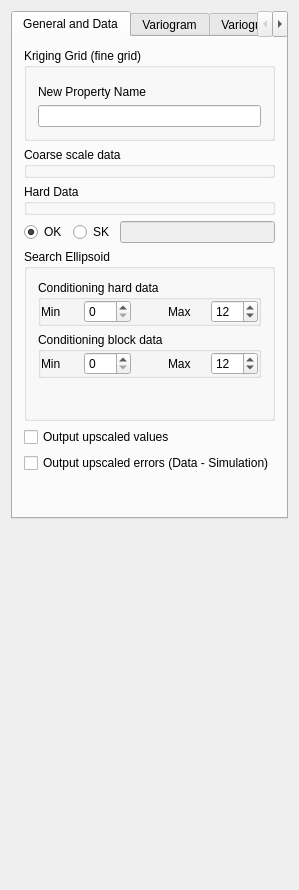
<?xml version="1.0" encoding="UTF-8"?>
<ui version="4.0">
 <class>Downscaling_Kriging_Parameters</class>
 <widget class="QWidget" name="Downscaling_Kriging_Parameters">
  <property name="geometry">
   <rect>
    <x>0</x>
    <y>0</y>
    <width>294</width>
    <height>890</height>
   </rect>
  </property>
  <property name="windowTitle">
   <string>Downscaling with Kriging Parameters</string>
  </property>
  <property name="AlgorithmCategory" stdset="0">
   <string>Downscaling</string>
  </property>
  <property name="AlgorithmDescription" stdset="0">
   <string>Downscaling (SK, OK)</string>
  </property>
  <layout class="QVBoxLayout" name="verticalLayout_5">
   <item>
    <widget class="QTabWidget" name="tabWidget3">
     <property name="currentIndex">
      <number>0</number>
     </property>
     <widget class="QWidget" name="tab">
      <attribute name="title">
       <string>General and Data</string>
      </attribute>
      <layout class="QVBoxLayout" name="verticalLayout_3">
       <item>
        <widget class="QGroupBox" name="SimulationGrid">
         <property name="maximumSize">
          <size>
           <width>32767</width>
           <height>140</height>
          </size>
         </property>
         <property name="title">
          <string>Kriging Grid (fine grid)</string>
         </property>
         <layout class="QVBoxLayout" name="verticalLayout">
          <item>
           <widget class="GridSelector" name="Grid_Name">
            <property name="currentIndex" stdset="0">
             <number>1</number>
            </property>
           </widget>
          </item>
          <item>
           <widget class="QLabel" name="TextLabel2">
            <property name="text">
             <string>New Property Name</string>
            </property>
            <property name="wordWrap">
             <bool>false</bool>
            </property>
           </widget>
          </item>
          <item>
           <widget class="QLineEdit" name="Property_Name"/>
          </item>
         </layout>
        </widget>
       </item>
       <item>
        <widget class="QGroupBox" name="GroupBox3_2">
         <property name="title">
          <string>Coarse scale data</string>
         </property>
         <layout class="QHBoxLayout" name="_2">
          <property name="spacing">
           <number>0</number>
          </property>
          <property name="margin">
           <number>0</number>
          </property>
          <item>
           <widget class="PropertySelector" name="Coarse_Grid_Name"/>
          </item>
         </layout>
        </widget>
       </item>
       <item>
        <widget class="QGroupBox" name="GroupBox3">
         <property name="title">
          <string>Hard Data</string>
         </property>
         <layout class="QHBoxLayout">
          <property name="spacing">
           <number>0</number>
          </property>
          <property name="margin">
           <number>0</number>
          </property>
          <item>
           <widget class="PropertySelector" name="Hard_Data"/>
          </item>
         </layout>
        </widget>
       </item>
       <item>
        <layout class="QHBoxLayout" name="horizontalLayout">
         <item>
          <widget class="QRadioButton" name="do_ok">
           <property name="text">
            <string>OK</string>
           </property>
           <property name="checked">
            <bool>true</bool>
           </property>
           <attribute name="buttonGroup">
            <string>buttonGroup</string>
           </attribute>
          </widget>
         </item>
         <item>
          <widget class="QRadioButton" name="do_sk">
           <property name="text">
            <string>SK</string>
           </property>
           <attribute name="buttonGroup">
            <string>buttonGroup</string>
           </attribute>
          </widget>
         </item>
         <item>
          <widget class="QLineEdit" name="sk_mean">
           <property name="enabled">
            <bool>false</bool>
           </property>
          </widget>
         </item>
        </layout>
       </item>
       <item>
        <widget class="QGroupBox" name="GroupBox9">
         <property name="title">
          <string>Search Ellipsoid</string>
         </property>
         <layout class="QVBoxLayout" name="verticalLayout_2">
          <item>
           <widget class="QGroupBox" name="groupBox5">
            <property name="title">
             <string>Conditioning hard data</string>
            </property>
            <layout class="QGridLayout">
             <property name="margin">
              <number>0</number>
             </property>
             <item row="0" column="0">
              <layout class="QHBoxLayout">
               <property name="margin">
                <number>0</number>
               </property>
               <item>
                <widget class="QLabel" name="TextLabel2_2_2_2_3">
                 <property name="text">
                  <string>Min</string>
                 </property>
                 <property name="wordWrap">
                  <bool>false</bool>
                 </property>
                </widget>
               </item>
               <item>
                <widget class="QSpinBox" name="Min_Conditioning_Data">
                 <property name="minimum">
                  <number>0</number>
                 </property>
                 <property name="maximum">
                  <number>200</number>
                 </property>
                 <property name="value">
                  <number>0</number>
                 </property>
                </widget>
               </item>
               <item>
                <spacer>
                 <property name="orientation">
                  <enum>Qt::Vertical</enum>
                 </property>
                 <property name="sizeType">
                  <enum>QSizePolicy::Expanding</enum>
                 </property>
                 <property name="sizeHint" stdset="0">
                  <size>
                   <width>31</width>
                   <height>20</height>
                  </size>
                 </property>
                </spacer>
               </item>
               <item>
                <widget class="QLabel" name="TextLabel2_2_2_2_3_2">
                 <property name="text">
                  <string>Max</string>
                 </property>
                 <property name="wordWrap">
                  <bool>false</bool>
                 </property>
                </widget>
               </item>
               <item>
                <widget class="QSpinBox" name="Max_Conditioning_Data">
                 <property name="minimum">
                  <number>0</number>
                 </property>
                 <property name="maximum">
                  <number>200</number>
                 </property>
                 <property name="value">
                  <number>12</number>
                 </property>
                </widget>
               </item>
              </layout>
             </item>
            </layout>
           </widget>
          </item>
          <item>
           <widget class="QGroupBox" name="groupBox5_2">
            <property name="title">
             <string>Conditioning block data</string>
            </property>
            <layout class="QGridLayout" name="_3">
             <property name="margin">
              <number>0</number>
             </property>
             <item row="0" column="0">
              <layout class="QHBoxLayout" name="_4">
               <property name="margin">
                <number>0</number>
               </property>
               <item>
                <widget class="QLabel" name="TextLabel2_2_2_2_4">
                 <property name="text">
                  <string>Min</string>
                 </property>
                 <property name="wordWrap">
                  <bool>false</bool>
                 </property>
                </widget>
               </item>
               <item>
                <widget class="QSpinBox" name="Min_Conditioning_Block_Data">
                 <property name="minimum">
                  <number>0</number>
                 </property>
                 <property name="maximum">
                  <number>200</number>
                 </property>
                 <property name="value">
                  <number>0</number>
                 </property>
                </widget>
               </item>
               <item>
                <spacer>
                 <property name="orientation">
                  <enum>Qt::Vertical</enum>
                 </property>
                 <property name="sizeType">
                  <enum>QSizePolicy::Expanding</enum>
                 </property>
                 <property name="sizeHint" stdset="0">
                  <size>
                   <width>31</width>
                   <height>20</height>
                  </size>
                 </property>
                </spacer>
               </item>
               <item>
                <widget class="QLabel" name="TextLabel2_2_2_2_3_3">
                 <property name="text">
                  <string>Max</string>
                 </property>
                 <property name="wordWrap">
                  <bool>false</bool>
                 </property>
                </widget>
               </item>
               <item>
                <widget class="QSpinBox" name="Max_Conditioning_Block_Data">
                 <property name="minimum">
                  <number>0</number>
                 </property>
                 <property name="maximum">
                  <number>200</number>
                 </property>
                 <property name="value">
                  <number>12</number>
                 </property>
                </widget>
               </item>
              </layout>
             </item>
            </layout>
           </widget>
          </item>
          <item>
           <widget class="EllipsoidInput" name="Search_Ellipsoid">
            <property name="title" stdset="0">
             <string/>
            </property>
           </widget>
          </item>
          <item>
           <widget class="AdvancedNeighborhoodInput" name="AdvancedSearch"/>
          </item>
          <item>
           <spacer name="spacer">
            <property name="orientation">
             <enum>Qt::Vertical</enum>
            </property>
            <property name="sizeType">
             <enum>QSizePolicy::Expanding</enum>
            </property>
            <property name="sizeHint" stdset="0">
             <size>
              <width>20</width>
              <height>17</height>
             </size>
            </property>
           </spacer>
          </item>
         </layout>
        </widget>
       </item>
       <item>
        <widget class="QCheckBox" name="Output_upscaled_property">
         <property name="text">
          <string>Output upscaled values</string>
         </property>
        </widget>
       </item>
       <item>
        <widget class="QCheckBox" name="Output_errors_property">
         <property name="text">
          <string>Output upscaled errors (Data - Simulation)</string>
         </property>
        </widget>
       </item>
       <item>
        <spacer>
         <property name="orientation">
          <enum>Qt::Vertical</enum>
         </property>
         <property name="sizeType">
          <enum>QSizePolicy::Expanding</enum>
         </property>
         <property name="sizeHint" stdset="0">
          <size>
           <width>20</width>
           <height>31</height>
          </size>
         </property>
        </spacer>
       </item>
      </layout>
     </widget>
     <widget class="QWidget" name="tab">
      <attribute name="title">
       <string>Variogram</string>
      </attribute>
      <layout class="QVBoxLayout">
       <property name="margin">
        <number>0</number>
       </property>
       <item>
        <widget class="QGroupBox" name="GroupBox11">
         <property name="title">
          <string>Variogram</string>
         </property>
         <layout class="QVBoxLayout">
          <property name="spacing">
           <number>6</number>
          </property>
          <property name="margin">
           <number>11</number>
          </property>
          <item>
           <widget class="VariogramInput" name="Variogram"/>
          </item>
         </layout>
        </widget>
       </item>
       <item>
        <spacer>
         <property name="orientation">
          <enum>Qt::Vertical</enum>
         </property>
         <property name="sizeType">
          <enum>QSizePolicy::Expanding</enum>
         </property>
         <property name="sizeHint" stdset="0">
          <size>
           <width>20</width>
           <height>131</height>
          </size>
         </property>
        </spacer>
       </item>
      </layout>
     </widget>
     <widget class="QWidget" name="tab_2">
      <attribute name="title">
       <string>Variogram Noise</string>
      </attribute>
      <layout class="QVBoxLayout" name="verticalLayout_4">
       <item>
        <widget class="QCheckBox" name="is_noise">
         <property name="text">
          <string>Noise present in block values</string>
         </property>
        </widget>
       </item>
       <item>
        <widget class="VariogramInput" name="Variogram_noise">
         <property name="enabled">
          <bool>false</bool>
         </property>
        </widget>
       </item>
       <item>
        <spacer name="verticalSpacer">
         <property name="orientation">
          <enum>Qt::Vertical</enum>
         </property>
         <property name="sizeHint" stdset="0">
          <size>
           <width>20</width>
           <height>277</height>
          </size>
         </property>
        </spacer>
       </item>
      </layout>
     </widget>
    </widget>
   </item>
   <item>
    <spacer>
     <property name="orientation">
      <enum>Qt::Vertical</enum>
     </property>
     <property name="sizeType">
      <enum>QSizePolicy::Expanding</enum>
     </property>
     <property name="sizeHint" stdset="0">
      <size>
       <width>20</width>
       <height>16</height>
      </size>
     </property>
    </spacer>
   </item>
  </layout>
 </widget>
 <layoutdefault spacing="6" margin="11"/>
 <pixmapfunction>qPixmapFromMimeSource</pixmapfunction>
 <customwidgets>
  <customwidget>
   <class>VariogramInput</class>
   <extends>QWidget</extends>
   <header>GsTLAppli/extra/qtplugins/variogram_input.h</header>
  </customwidget>
  <customwidget>
   <class>EllipsoidInput</class>
   <extends>QWidget</extends>
   <header>GsTLAppli/extra/qtplugins/ellipsoid_input.h</header>
  </customwidget>
  <customwidget>
   <class>GridSelector</class>
   <extends>QWidget</extends>
   <header>GsTLAppli/extra/qtplugins/selectors.h</header>
  </customwidget>
  <customwidget>
   <class>AdvancedNeighborhoodInput</class>
   <extends>QWidget</extends>
   <header>GsTLAppli/extra/qtplugins/neighborhood_filter_input.h</header>
  </customwidget>
  <customwidget>
   <class>PropertySelector</class>
   <extends>QWidget</extends>
   <header>GsTLAppli/extra/qtplugins/selectors.h</header>
  </customwidget>
 </customwidgets>
 <includes>
  <include location="local">gridselector.h</include>
  <include location="local">krigingtypeselector.h</include>
  <include location="local">propertyselector.h</include>
  <include location="local">ellipsoidinput.h</include>
  <include location="local">gstl_table.h</include>
  <include location="local">gstl_table.h</include>
  <include location="local">variograminput.h</include>
 </includes>
 <resources/>
 <connections>
  <connection>
   <sender>Grid_Name</sender>
   <signal>activated(QString)</signal>
   <receiver>Hard_Data</receiver>
   <slot>set_domain_grid(QString)</slot>
   <hints>
    <hint type="sourcelabel">
     <x>20</x>
     <y>20</y>
    </hint>
    <hint type="destinationlabel">
     <x>20</x>
     <y>20</y>
    </hint>
   </hints>
  </connection>
  <connection>
   <sender>do_sk</sender>
   <signal>toggled(bool)</signal>
   <receiver>sk_mean</receiver>
   <slot>setEnabled(bool)</slot>
   <hints>
    <hint type="sourcelabel">
     <x>103</x>
     <y>432</y>
    </hint>
    <hint type="destinationlabel">
     <x>193</x>
     <y>432</y>
    </hint>
   </hints>
  </connection>
  <connection>
   <sender>is_noise</sender>
   <signal>toggled(bool)</signal>
   <receiver>Variogram_noise</receiver>
   <slot>setEnabled(bool)</slot>
   <hints>
    <hint type="sourcelabel">
     <x>145</x>
     <y>48</y>
    </hint>
    <hint type="destinationlabel">
     <x>145</x>
     <y>265</y>
    </hint>
   </hints>
  </connection>
 </connections>
 <buttongroups>
  <buttongroup name="buttonGroup"/>
 </buttongroups>
</ui>
